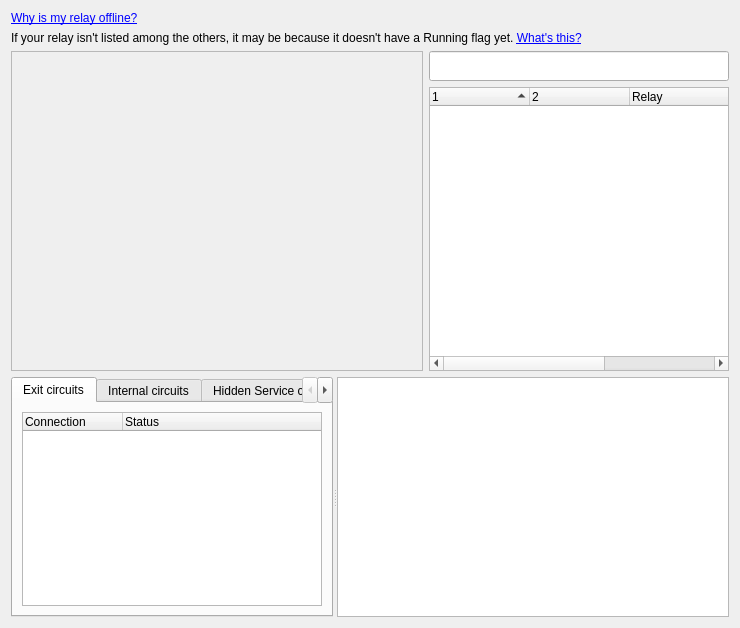
<?xml version="1.0" encoding="UTF-8"?>
<ui version="4.0">
 <class>NetViewer</class>
 <widget class="QWidget" name="NetViewer">
  <property name="geometry">
   <rect>
    <x>0</x>
    <y>0</y>
    <width>740</width>
    <height>628</height>
   </rect>
  </property>
  <property name="windowTitle">
   <string>Network Map</string>
  </property>
  <layout class="QVBoxLayout" name="verticalLayout_7">
   <item>
    <layout class="QHBoxLayout" name="horizontalLayout"/>
   </item>
   <item>
    <layout class="QGridLayout" name="notificationLayout">
     <item row="1" column="0">
      <widget class="QLabel" name="lblOffline">
       <property name="text">
        <string>&lt;a href=&quot;server.offline&quot;&gt;Why is my relay offline?&lt;/a&gt;</string>
       </property>
      </widget>
     </item>
     <item row="2" column="0">
      <widget class="QLabel" name="lblConsensus">
       <property name="text">
        <string>If your relay isn't listed among the others, it may be because it doesn't have a Running flag yet. &lt;a href=&quot;server.consensus&quot;&gt;What's this?&lt;/a&gt;</string>
       </property>
      </widget>
     </item>
    </layout>
   </item>
   <item>
    <layout class="QGridLayout" name="gridLayout_6">
     <item row="0" column="1">
      <widget class="QLineEdit" name="lineRouterSearch">
       <property name="minimumSize">
        <size>
         <width>0</width>
         <height>30</height>
        </size>
       </property>
       <property name="maximumSize">
        <size>
         <width>16777215</width>
         <height>30</height>
        </size>
       </property>
      </widget>
     </item>
     <item row="1" column="1">
      <widget class="RouterListWidget" name="treeRouterList">
       <property name="sizePolicy">
        <sizepolicy hsizetype="Preferred" vsizetype="Expanding">
         <horstretch>1</horstretch>
         <verstretch>0</verstretch>
        </sizepolicy>
       </property>
       <property name="minimumSize">
        <size>
         <width>300</width>
         <height>0</height>
        </size>
       </property>
       <property name="contextMenuPolicy">
        <enum>Qt::DefaultContextMenu</enum>
       </property>
       <property name="statusTip">
        <string/>
       </property>
       <property name="selectionMode">
        <enum>QAbstractItemView::ExtendedSelection</enum>
       </property>
       <property name="indentation">
        <number>0</number>
       </property>
       <property name="sortingEnabled">
        <bool>true</bool>
       </property>
       <property name="columnCount">
        <number>5</number>
       </property>
       <column>
        <property name="text">
         <string/>
        </property>
       </column>
       <column>
        <property name="text">
         <string/>
        </property>
       </column>
       <column>
        <property name="text">
         <string>Relay</string>
        </property>
       </column>
       <column>
        <property name="text">
         <string>IP</string>
        </property>
       </column>
       <column>
        <property name="text">
         <string>Bandwidth</string>
        </property>
       </column>
    </widget>
     </item>
     <item row="0" column="0" rowspan="2">
      <widget class="QFrame" name="frmMap">
       <property name="sizePolicy">
        <sizepolicy hsizetype="Expanding" vsizetype="Expanding">
         <horstretch>100</horstretch>
         <verstretch>100</verstretch>
        </sizepolicy>
       </property>
       <property name="minimumSize">
        <size>
         <width>400</width>
         <height>300</height>
        </size>
       </property>
       <property name="contextMenuPolicy">
        <enum>Qt::NoContextMenu</enum>
       </property>
       <property name="frameShape">
        <enum>QFrame::StyledPanel</enum>
       </property>
       <property name="frameShadow">
        <enum>QFrame::Raised</enum>
       </property>
       <layout class="QGridLayout" name="gridLayout_5">
        <item row="0" column="0">
         <layout class="QGridLayout" name="gridLayout"/>
        </item>
       </layout>
      </widget>
     </item>
    </layout>
   </item>
   <item>
    <widget class="QSplitter" name="splitter">
     <property name="orientation">
      <enum>Qt::Horizontal</enum>
     </property>
     <widget class="QTabWidget" name="tabWidget">
      <property name="currentIndex">
       <number>0</number>
      </property>
      <widget class="QWidget" name="tab">
       <attribute name="title">
        <string>Exit circuits</string>
       </attribute>
       <layout class="QVBoxLayout" name="verticalLayout_2">
        <item>
         <layout class="QVBoxLayout" name="verticalLayout">
          <item>
           <widget class="CircuitListWidget" name="treeCircuitList">
            <property name="sizePolicy">
             <sizepolicy hsizetype="Preferred" vsizetype="Preferred">
              <horstretch>100</horstretch>
              <verstretch>100</verstretch>
             </sizepolicy>
            </property>
            <property name="minimumSize">
             <size>
              <width>300</width>
              <height>0</height>
             </size>
            </property>
            <property name="contextMenuPolicy">
             <enum>Qt::CustomContextMenu</enum>
            </property>
            <property name="statusTip">
             <string/>
            </property>
            <property name="sortingEnabled">
             <bool>false</bool>
            </property>
            <property name="columnCount">
             <number>2</number>
            </property>
            <column>
             <property name="text">
              <string>Connection</string>
             </property>
            </column>
            <column>
             <property name="text">
              <string>Status</string>
             </property>
            </column>
           </widget>
          </item>
         </layout>
        </item>
       </layout>
      </widget>
      <widget class="QWidget" name="tab_2">
       <attribute name="title">
        <string>Internal circuits</string>
       </attribute>
       <layout class="QVBoxLayout" name="verticalLayout_4">
        <item>
         <layout class="QVBoxLayout" name="verticalLayout_3">
          <item>
           <widget class="CircuitListWidget" name="treeInternalCircuitList">
            <property name="sizePolicy">
             <sizepolicy hsizetype="Preferred" vsizetype="Preferred">
              <horstretch>100</horstretch>
              <verstretch>100</verstretch>
             </sizepolicy>
            </property>
            <property name="minimumSize">
             <size>
              <width>300</width>
              <height>0</height>
             </size>
            </property>
            <property name="contextMenuPolicy">
             <enum>Qt::CustomContextMenu</enum>
            </property>
            <property name="statusTip">
             <string/>
            </property>
            <property name="frameShape">
             <enum>QFrame::StyledPanel</enum>
            </property>
            <property name="frameShadow">
             <enum>QFrame::Sunken</enum>
            </property>
            <property name="sortingEnabled">
             <bool>false</bool>
            </property>
            <property name="columnCount">
             <number>2</number>
            </property>
            <column>
             <property name="text">
              <string>Connection</string>
             </property>
            </column>
            <column>
             <property name="text">
              <string>Status</string>
             </property>
            </column>
           </widget>
          </item>
         </layout>
        </item>
       </layout>
      </widget>
      <widget class="QWidget" name="tab_3">
       <attribute name="title">
        <string>Hidden Service circuits</string>
       </attribute>
       <layout class="QVBoxLayout" name="verticalLayout_6">
        <item>
         <layout class="QVBoxLayout" name="verticalLayout_5">
          <item>
           <widget class="CircuitListWidget" name="treeHSCircuitList">
            <property name="sizePolicy">
             <sizepolicy hsizetype="Preferred" vsizetype="Preferred">
              <horstretch>100</horstretch>
              <verstretch>100</verstretch>
             </sizepolicy>
            </property>
            <property name="minimumSize">
             <size>
              <width>300</width>
              <height>0</height>
             </size>
            </property>
            <property name="contextMenuPolicy">
             <enum>Qt::CustomContextMenu</enum>
            </property>
            <property name="statusTip">
             <string/>
            </property>
            <property name="frameShape">
             <enum>QFrame::StyledPanel</enum>
            </property>
            <property name="frameShadow">
             <enum>QFrame::Sunken</enum>
            </property>
            <property name="sortingEnabled">
             <bool>false</bool>
            </property>
            <property name="columnCount">
             <number>2</number>
            </property>
            <column>
             <property name="text">
              <string>Connection</string>
             </property>
            </column>
            <column>
             <property name="text">
              <string>Status</string>
             </property>
            </column>
           </widget>
          </item>
         </layout>
        </item>
       </layout>
      </widget>
     </widget>
     <widget class="RouterDescriptorView" name="textRouterInfo">
      <property name="sizePolicy">
       <sizepolicy hsizetype="Preferred" vsizetype="Preferred">
        <horstretch>100</horstretch>
        <verstretch>100</verstretch>
       </sizepolicy>
      </property>
      <property name="contextMenuPolicy">
       <enum>Qt::DefaultContextMenu</enum>
      </property>
      <property name="readOnly">
       <bool>true</bool>
      </property>
     </widget>
    </widget>
   </item>
  </layout>
  <action name="actionRefresh">
   <property name="enabled">
    <bool>false</bool>
   </property>
   <property name="icon">
    <iconset resource="../res/vidalia.qrc">
     <normaloff>:/images/32x32/view-refresh.png</normaloff>:/images/32x32/view-refresh.png</iconset>
   </property>
   <property name="text">
    <string>Refresh</string>
   </property>
   <property name="toolTip">
    <string>Refresh the list of Tor relays and connections</string>
   </property>
   <property name="statusTip">
    <string>Refresh the list of Tor relays and connections</string>
   </property>
   <property name="shortcut">
    <string>Ctrl+R</string>
   </property>
  </action>
  <action name="actionHelp">
   <property name="icon">
    <iconset resource="../res/vidalia.qrc">
     <normaloff>:/images/32x32/system-help.png</normaloff>:/images/32x32/system-help.png</iconset>
   </property>
   <property name="text">
    <string>Help</string>
   </property>
   <property name="toolTip">
    <string>Show the network map help</string>
   </property>
   <property name="statusTip">
    <string>Show network map help</string>
   </property>
   <property name="shortcut">
    <string>F1</string>
   </property>
  </action>
  <action name="actionClose">
   <property name="icon">
    <iconset resource="../res/vidalia.qrc">
     <normaloff>:/images/32x32/window-close.png</normaloff>:/images/32x32/window-close.png</iconset>
   </property>
   <property name="text">
    <string>Close</string>
   </property>
   <property name="toolTip">
    <string>Close the network map</string>
   </property>
   <property name="statusTip">
    <string>Close the network map</string>
   </property>
   <property name="shortcut">
    <string>Esc</string>
   </property>
  </action>
  <action name="actionZoomIn">
   <property name="icon">
    <iconset resource="../res/vidalia.qrc">
     <normaloff>:/images/32x32/zoom-in.png</normaloff>:/images/32x32/zoom-in.png</iconset>
   </property>
   <property name="text">
    <string>Zoom In</string>
   </property>
   <property name="toolTip">
    <string>Zoom in on the network map</string>
   </property>
   <property name="statusTip">
    <string>Zoom in on the network map</string>
   </property>
   <property name="shortcut">
    <string>+</string>
   </property>
  </action>
  <action name="actionZoomOut">
   <property name="icon">
    <iconset resource="../res/vidalia.qrc">
     <normaloff>:/images/32x32/zoom-out.png</normaloff>:/images/32x32/zoom-out.png</iconset>
   </property>
   <property name="text">
    <string>Zoom Out</string>
   </property>
   <property name="toolTip">
    <string>Zoom out on the network map</string>
   </property>
   <property name="statusTip">
    <string>Zoom out on the network map</string>
   </property>
   <property name="shortcut">
    <string>-</string>
   </property>
  </action>
  <action name="actionZoomToFit">
   <property name="icon">
    <iconset resource="../res/vidalia.qrc">
     <normaloff>:/images/32x32/zoom-fit-best.png</normaloff>:/images/32x32/zoom-fit-best.png</iconset>
   </property>
   <property name="text">
    <string>Zoom To Fit</string>
   </property>
   <property name="toolTip">
    <string>Zooms to fit all currently displayed circuits</string>
   </property>
   <property name="statusTip">
    <string>Zooms to fit all currently displayed circuits</string>
   </property>
   <property name="shortcut">
    <string>Ctrl+Z</string>
   </property>
  </action>
  <action name="actionZoomFullScreen">
   <property name="icon">
    <iconset resource="../res/vidalia.qrc">
     <normaloff>:/images/32x32/view-fullscreen.png</normaloff>:/images/32x32/view-fullscreen.png</iconset>
   </property>
   <property name="text">
    <string>Full Screen</string>
   </property>
   <property name="toolTip">
    <string>View the network map as a full screen window</string>
   </property>
   <property name="statusTip">
    <string>View the network map as a full screen window</string>
   </property>
   <property name="shortcut">
    <string>Ctrl+F</string>
   </property>
  </action>
 </widget>
 <customwidgets>
  <customwidget>
   <class>RouterDescriptorView</class>
   <extends>QTextEdit</extends>
   <header>network/RouterDescriptorView.h</header>
  </customwidget>
  <customwidget>
   <class>RouterListWidget</class>
   <extends>QTreeWidget</extends>
   <header>network/RouterListWidget.h</header>
  </customwidget>
  <customwidget>
   <class>CircuitListWidget</class>
   <extends>QTreeWidget</extends>
   <header>network/CircuitListWidget.h</header>
  </customwidget>
 </customwidgets>
 <resources>
  <include location="../res/vidalia.qrc"/>
 </resources>
 <connections/>
</ui>
